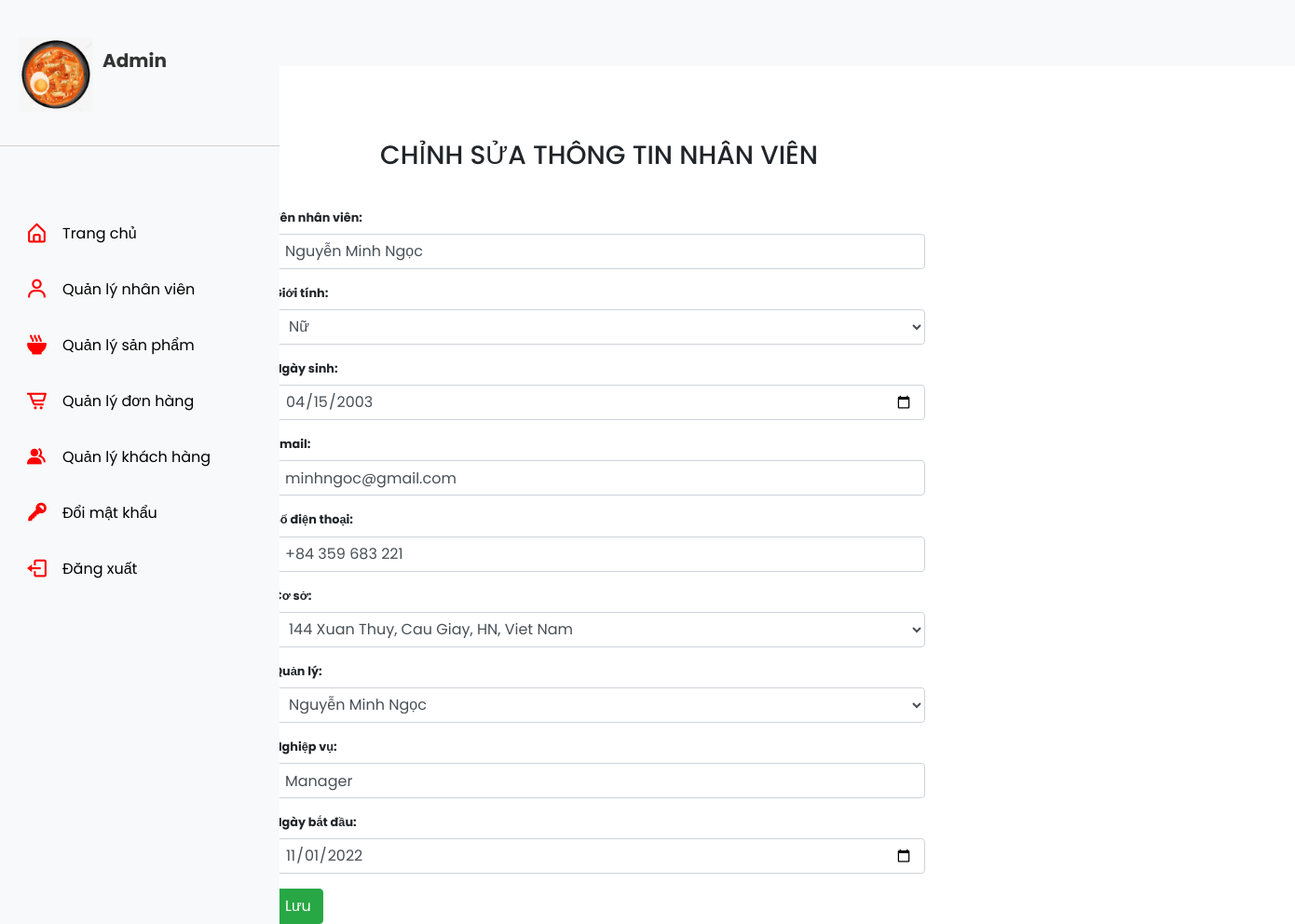
The page /Food_Store/admin/employee/add.php?employeeNumber=1 on the database its author committed.
### tables this page shows
CREATE TABLE `employees` (
  `employeeNumber` int(11) NOT NULL,
  `employeeName` varchar(50) NOT NULL,
  `gender` varchar(10) NOT NULL,
  `birthday` date NOT NULL,
  `email` varchar(100) NOT NULL,
  `phone` varchar(50) NOT NULL,
  `storeId` int(4) NOT NULL,
  `managerId` int(11) NOT NULL,
  `jobTitle` varchar(50) NOT NULL,
  `start_date` date NOT NULL
);

### Food_Store/db/dbhelper.php (called while the page is built, shortened)
<?php
function executeResult($sql) {
	$con = mysqli_connect(HOST, USERNAME, PASSWORD, DATABASE);
	$result = mysqli_query($con, $sql);
	$data   = [];
	while ($row = mysqli_fetch_array($result, 1)) {
		$data[] = $row;
	}
	return $data;
}
function executeSingleResult($sql) {
	$con = mysqli_connect(HOST, USERNAME, PASSWORD, DATABASE);
	$result = mysqli_query($con, $sql);
	$row    = mysqli_fetch_array($result, 1);
	return $row;
}

### Food_Store/admin/employee/add.php (the view, shortened to what this page needs)
<?php
require_once ('../../db/dbhelper.php');
$employeeNumber = $employeeName = $gender = $birthday = $email = $phone = $storeId = $managerId = $jobTitle = $start_date = '';
if (isset($_GET['employeeNumber'])) {
	$employeeNumber       = $_GET['employeeNumber'];
	$sql      = 'select * from employees where employeeNumber = '.$employeeNumber;
	$employees = executeSingleResult($sql);
	if ($employees != null) {
		$employeeName = $employees['employeeName'];
		$gender = $employees['gender'];
		$birthday = $employees['birthday'];
		$email = $employees['email'];
		$phone = $employees['phone'];
		$storeId = $employees['storeId'];
		$managerId = $employees['managerId'];
		$jobTitle = $employees['jobTitle'];
		$start_date = $employees['start_date'];
	}
}
?>
<!DOCTYPE html>
<html>
<head>
	<link rel="stylesheet" href="https://maxcdn.bootstrapcdn.com/bootstrap/4.4.1/css/bootstrap.min.css">
	<link rel="stylesheet" href="../index.css">
	<link rel="stylesheet" href="./employee.css">
	<link href='https://unpkg.com/boxicons@2.1.1/css/boxicons.min.css' rel='stylesheet'>
</head>
<body>
<nav>
<div class="sidebar">
            <div class="admin">
                <img src="../../food_store_web/img/icon/logo.jpg" alt="" width="80px" height="80px">
                <strong class="admin-name">
                     Admin
                </strong>
            </div>
            <hr width="300px" color="#e8e5e5"/>
            <div class="sidebar-content">
                <ul class="lists">
                    <li class="list">
                        <a href="" class="nav-link">
                            <i class='bx bx-home-alt icon' ></i>
                            <span class="link">Trang chủ</span>
                        </a>
                    </li>
                    <li class="list">
                        <a href="../employee" class="nav-link active">
                            <i class='bx bx-user icon' ></i>
                            <span class="link">Quản lý nhân viên</span>
                        </a>
                    </li>
                    <li class="list">
                        <a href="../product" class="nav-link">
                            <i class='bx bxs-bowl-hot icon' ></i>
                            <span class="link">Quản lý sản phẩm</span>
                        </a>
                    </li>
                    <li class="list">
                        <a href="../order" class="nav-link">
                            <i class='bx bx-cart-alt icon' ></i>
                            <span class="link">Quản lý đơn hàng</span>
                        </a>
                    </li>
                    <li class="list">
                        <a href="../customer" class="nav-link">
                            <i class='bx bxs-group icon' ></i>
                            <span class="link">Quản lý khách hàng</span>
                        </a>
                    </li>
                    <li class="list">
                        <a href="../password" class="nav-link">
                            <i class='bx bxs-key icon'></i>
                            <span class="link">Đổi mật khẩu</span>
                        </a>
                    </li>
                    <li class="list">
                        <a href="../../food_store_web/build/index.html" class="nav-link">
                            <i class='bx bx-log-out icon' ></i>
                            <span class="link">Đăng xuất</span>
                        </a>
                    </li>
                </ul>
            </div>
        </div>
    </nav>
	<div class="container">
		<div class="panel panel-primary">
			<div class="panel-heading">
				<h3 class="text-center">CHỈNH SỬA THÔNG TIN NHÂN VIÊN</h2>
			</div>
			<div class="panel-body">
				<form method="post">
					<div class="form-group">
					  <label for="name"><b>Tên nhân viên:</b></label>
					  <input required="true" type="text" class="form-control" id="name" name="name" value="<?=$employeeName?>">
					</div>
					<div class="form-group">
					  <label for="gender"><b>Giới tính:</b></label>
					  <select class="form-control" name="gender" id="gender">
					  	<?php
					  		if ($gender == 'Female') {
					  			echo '<option selected value = "Female">Nữ</option>';
					  		} else {
					  			echo '<option value = "Female">Nữ</option>';
					  		}
					  	?>
					  </select>
					</div>
					<div class="form-group">
					  <label for="birthday"><b>Ngày sinh:</b></label>
					  <input required = true class="form-control" id="birthday" name="birthday" type="date" value="<?=$birthday?>">
					</div>
					<div class="form-group">
					  <label for="email"><b>Email:</b></label>
					  <input required="true" type="text" class="form-control" id="email" name="email" value="<?=$email?>">
					</div>
					<div class="form-group">
					  <label for="phone"><b>Số điện thoại:</b></label>
					  <input required="true" type="text" class="form-control" id="phone" name="phone" value="<?=$phone?>">
					</div>
					<div class="form-group">
					  <label for="storeId"><b>Cơ sở:</b></label>
					  <select class="form-control" name="storeId" id="storeId">
					  	<?php
					  		$sql          = 'select * from store';
							$storeList = executeResult($sql);
							foreach ($storeList as $item) {
								if ($item['storeId'] == $storeId) {
									echo '<option selected value = "'.$item['storeId'].'">'.$item['address'].'</option>';
								} else {
									echo '<option value = "'.$item['storeId'].'">'.$item['address'].'</option>';
								}
							}
					  	?>
					  </select>
					</div>
					<div class="form-group">
					  <label for="managerId"><b>Quản lý:</b></label>
					  <select class="form-control" name="managerId" id="managerId">
					  	<?php
					  		$sql          = 'select * from employees';
							$employeeList = executeResult($sql);
							foreach ($employeeList as $item) {
								if ($item['employeeNumber'] == $managerId) {
									echo '<option selected value = "'.$item['employeeNumber'].'">'.$item['employeeName'].'</option>';
								} else {
									echo '<option value = "'.$item['employeeNumber'].'">'.$item['employeeName'].'</option>';
								}
							}
					  	?>
					  </select>
					</div>
					<div class="form-group">
					  <label for="jobTitle"><b>Nghiệp vụ:</b></label>
					  <input required="true" type="text" class="form-control" id="jobTitle" name="jobTitle" value="<?=$jobTitle?>">
					</div>
					<div class="form-group">
					  <label for="start_date"><b>Ngày bắt đầu:</b></label>
					  <input required = true class="form-control" id="start_date" name="start_date" type="date" value="<?=$start_date?>">
					</div>
					<button class="btn btn-success">Lưu</button>
				</form>
			</div>
		</div>
	</div>
</body>
</html>

### Food_Store/admin/index.css (style rules this page uses)
* { font-family: 'Poppins', sans-serif; margin: 0; padding: 0; box-sizing: border-box; }
body { min-height: 100%; background-color: white; }
nav { position: fixed; top: 0; left: 0; height: 70px; width: 100%; display: flex; align-items: center; background-color: #f8f9fa; box-shadow: 0 0 1px rgba(0, 0, 0, 0.1); }
nav .sidebar { position: fixed; top: 0; left: 0; height: 100%; width: auto; padding: 20px 0px; background-color: #f8f9fa; }
.sidebar .admin { display: flex; padding: 20px 20px; }
.admin .admin-name { font-size: 20px; color: #333; padding: 10px 10px; }
.sidebar .sidebar-content { position: fixed; top: 20%; padding: 30px 15px; }
.sidebar-content .list { list-style: none; margin-bottom: 15px; }
.list .nav-link { display: flex; align-items: center; padding: 10px 12px; text-decoration: none; }
.nav-link .icon { margin-right: 15px; font-size: 25px; color:red; }
.nav-link .link { font-size: 16px; color: black; font-weight: 400; }

### Food_Store/admin/employee/employee.css (style rules this page uses)
.container { display: flex; margin-top: 150px; margin-left: 20%; margin-right: 0px; font-size: 0.8rem; }
.container .panel-heading { margin-bottom: 40px; }
button { padding-left: 0px; font-size: 0.9rem; width: auto; text-align: center; border: none; }
.form-group { width: 700px; align-self: start; }

### rows shown on the page
employees: name "Nguyễn Minh Ngọc", gender "Nữ", birthday "04/15/2003", email "minhngoc@gmail.com", phone "+84 359 683 221", jobTitle "Manager", start_date "11/01/2022"

### other values the page prints
form field storeId "144 Xuan Thuy, Cau Giay, HN, Viet Nam"
form field managerId "Nguyễn Minh Ngọc"
